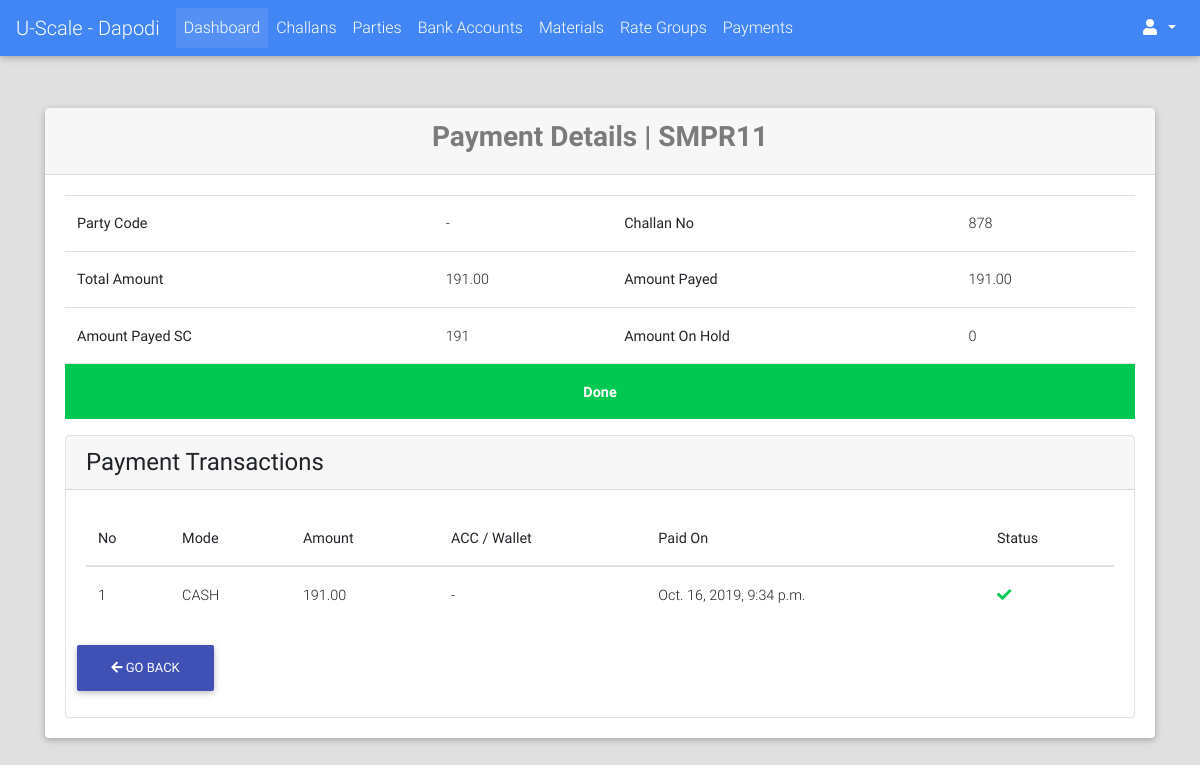
/payments/detail/11/ (signed in), run on an earlier commit of the app's database.
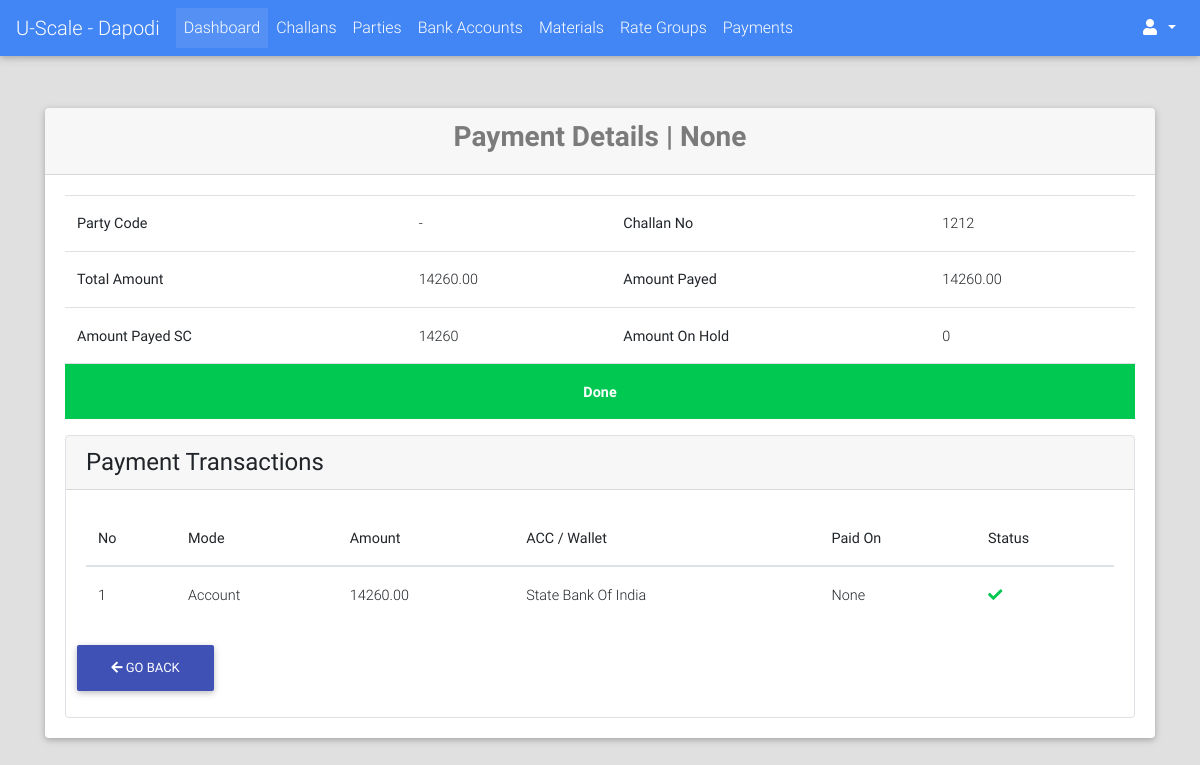
And on a later commit of the database.
### payments/models.py (models this page shows, shortened)
class Payment(models.Model):
    PAYMENT_MODE_CHOICES = (("DP", "Direct Payment"), ("AL", "Account Less"))
    PAYMENT_STATUS_CHOICES = (("PN", "Pending"), ("DN", "Done"))
    payment_code = models.CharField(max_length=12, blank=True, null=True)
    challan = models.OneToOneField("challans.Challan", on_delete=models.CASCADE)
    payment_mode = models.CharField(max_length=2, choices=PAYMENT_MODE_CHOICES, blank=True, null=True)
    status = models.CharField(max_length=2, choices=PAYMENT_STATUS_CHOICES, default="PN")
    payed_amount = models.DecimalField(max_digits=9, decimal_places=2, default=0.00)
    amount = models.DecimalField(max_digits=9, decimal_places=2, null=True, blank=True)
    payed_on = models.DateTimeField(blank=True, null=True)
    image = models.ImageField(upload_to="payments/", blank=True, null=True)
    extra_info = models.TextField(blank=True)
    created_on = models.DateTimeField(auto_now_add=True)
    @property
    def get_inpayment_amount(self):
        if self.inpayment_set.exists():
            print(self.inpayment_set.first().amount)
            return self.inpayment_set.first().amount
        else:
            print("ELES")
            return Decimal(0.00)
    @property
    def calculate_payed_amount_pending(self):
        return sum([self.get_ac_tr_amount_pending, ])
    @property
    def calculate_payed_amount_succeed(self):
        return sum([self.get_ac_tr_amount_succeed, self.get_cash_tr_amount, self.get_wallet_tr_amount, -self.get_inpayment_amount])
    @property
    def get_wallet_tr_amount(self):
        return self.wallettransaction_set.aggregate(total=Sum("amount"))["total"] or Decimal(0.00)
    @property
    def get_cash_tr_amount(self):
        return self.cashtransaction_set.aggregate(total=Sum("amount"))["total"] or Decimal(0.00)
    @property
    def get_ac_tr_amount_succeed(self):
        return self.accounttransaction_set.filter(status="DN").aggregate(total=Sum("amount"))["total"] or Decimal(0.00)
    @property
    def get_ac_tr_amount_pending(self):
        return self.accounttransaction_set.filter(status="PN").aggregate(total=Sum("amount"))["total"] or Decimal(0.00)

class CashTransaction(models.Model):
    STATUS_CHOICES = (("PN", "Pending"), ("DN", "Done"))
    payment = models.ForeignKey("Payment", on_delete=models.CASCADE)
    amount = models.DecimalField(max_digits=9, decimal_places=2)
    created_on = models.DateTimeField(auto_now_add=True)
    payed_on = models.DateTimeField(blank=True, null=True)
    extra_info = models.TextField(blank=True)
    photo = models.ImageField(upload_to="payments/account_transactions/photos/", blank=True, null=True)
    status = models.CharField(max_length=2, choices=STATUS_CHOICES, default="DN")

class AccountTransaction(models.Model):
    STATUS_CHOICES = (("PN", "Pending"), ("DN", "Done"))
    payment_code = models.CharField(max_length=32, blank=True, null=True)
    payment = models.ForeignKey("Payment", on_delete=models.CASCADE)
    bank_account = models.ForeignKey("bank_accounts.BankAccount", on_delete=models.CASCADE, blank=True, null=True)
    payment_party = models.ForeignKey("payment_parties.PaymentParty", on_delete=models.SET_NULL, blank=True, null=True)
    amount = models.DecimalField(max_digits=9, decimal_places=2)
    created_on = models.DateTimeField(auto_now_add=True)
    payed_on = models.DateTimeField(blank=True, null=True)
    extra_info = models.TextField(blank=True)
    photo = models.ImageField(upload_to="payments/account_transactions/photos/", blank=True, null=True)
    status = models.CharField(max_length=2, choices=STATUS_CHOICES, default="PN")

### challans/models.py (models this page shows, shortened)
class Challan(models.Model):
    STATUS_CHOICES = (("PN", "Pending"), ("DN", "Done"))
    created_by = models.ForeignKey(User, on_delete=models.PROTECT)
    party = models.ForeignKey("parties.Party", on_delete=models.CASCADE)
    challan_no = models.PositiveIntegerField(blank=True, null=True)
    vehicle_details = models.CharField(max_length=128, blank=True, null=True)
    weights_amount = models.DecimalField(max_digits=9, decimal_places=2, default=decimal.Decimal(0.00))
    extra_charges = models.DecimalField(verbose_name="Kata Charges", max_digits=9, decimal_places=2,
                                        default=decimal.Decimal(0.00))
    round_amount = models.DecimalField(max_digits=4, decimal_places=2, default=decimal.Decimal(0.00))
    total_amount = models.DecimalField(max_digits=9, decimal_places=2, default=decimal.Decimal(0.00))
    image = models.ImageField(upload_to="payments/", blank=True, null=True)
    extra_info = models.TextField(blank=True)
    created_on = models.DateTimeField(auto_now_add=True, editable=True)
    updated_on = models.DateTimeField(auto_now=True, editable=True)
    is_entries_done = models.BooleanField(default=False)
    is_reports_done = models.BooleanField(default=False)
    is_rates_assigned = models.BooleanField(default=False)
    is_payed = models.BooleanField(default=False)
    status = models.CharField(max_length=2, choices=STATUS_CHOICES, default="PN")
    @property
    def get_absolute_url(self):
        return reverse_lazy("challans:detail", kwargs={"challan_no": self.challan_no})

### bank_accounts/models.py (models this page shows, shortened)
class BankAccount(models.Model):
    party = models.ForeignKey("parties.Party", on_delete=models.CASCADE)
    account_holder = models.CharField(max_length=128)
    acc_no = models.CharField(max_length=32)
    ifsc_code = models.CharField(max_length=32)
    bank_name = models.CharField(max_length=64)
    branch_name = models.CharField(max_length=64, blank=True)
    is_active = models.BooleanField(default=True)

### payments/views.py (the view)
# urls.py: url(r"^detail/(?P<id>[0-9]+)/$", views.PaymentDetailView.as_view(), name="detail"),
class PaymentDetailView(LoginRequiredMixin, DetailView):
    template_name = "payments/detail.html"
    model = Payment
    context_object_name = "payment"
    slug_field = "id"
    slug_url_kwarg = "id"

### portal/templates/payments/detail.html (shortened to what the changed rows need)
{% extends "portal/base.html" %}
{% load crispy_forms_tags %}
{% block content %}
    <br><br>
    <div class="container">
        <div class="card">
            <div class="card-header">
                <h3 class="text-black-50 font-weight-bold text-center">Payment Details | {{ payment.payment_code   }}</h3>
            </div>
            <div class="card-body">
                <table class="table">
                    <tbody>
                        <tr>
                            <th>Party Code</th>
                            <th>Challan No</th>
                            <td>
                                <a href="{{ payment.challan.get_absolute_url }}">{{ payment.challan.challan_no }}</a>
                            </td>
                        </tr>
                        <tr>
                            <th>Total Amount</th>
                            <td>{{ payment.amount }}</td>
                            <th>Amount Payed</th>
                            <td>{{ payment.payed_amount }}</td>
                        </tr>
                        <tr>
                            <th>Amount Payed SC</th>
                            <td>{{ payment.calculate_payed_amount_succeed }}</td>
                            <th>Amount On Hold</th>
                            <td>{{ payment.calculate_payed_amount_pending }}</td>
                        </tr>
                    </tbody>
                </table>
                <div class="card border" style="box-shadow: none">
                    <div class="card-body">
                        <table class="table">
                            <thead>
                                <th>No</th>
                                <th>Mode</th>
                                <th>Amount</th>
                                <th>ACC / Wallet</th>
                                <th>Paid On</th>
                                <th>Status</th>
                            </thead>
                            {% for ac_transaction in payment.accounttransaction_set.all  %}
                                <tr>
                                    <td>{{ forloop.counter }}</td>
                                    <td>Account</td>
                                    <td>{{ ac_transaction.amount }}</td>
                                    <td>{{ ac_transaction.bank_account.bank_name }}</td>
                                    <td>{{ ac_transaction.payed_on }}</td>
                                    <td>
                                        {% if ac_transaction.status == "DN" %}
                                            <i class="fa fa-check text-success"></i>
                                        {% else %}
                                            <i class="fa fa-times text-danger"></i>
                                        {% endif %}
                                    </td>
                                </tr>
                            {% endfor %}
                            {% for cs_transaction in payment.cashtransaction_set.all  %}
                                <tr>
                                    <td>{{ forloop.counter }}</td>
                                    <td>CASH</td>
                                    <td>{{ cs_transaction.amount }}</td>
                                    <td>-</td>
                                    <td>{{ cs_transaction.created_on }}</td>
                                    <td>
                                        {% if cs_transaction.status == "DN" %}
                                            <i class="fa fa-check text-success"></i>
                                        {% else %}
                                            <i class="fa fa-times text-danger"></i>
                                        {% endif %}
                                    </td>
                                </tr>
                            {% endfor %}
                        </table>
                    </div>
                </div>
            </div>
        </div>
    </div>
{% endblock %}

What changed in the data, as far as the page shows it:
removed CashTransaction: amount "191.00", created_on "Oct. 16, 2019, 9:34 p.m.", status "DN" (drawn)
changed Payment: payment_code "SMPR11" → "None"; challan.challan_no "878" → "1212"; amount "191.00" → "14260.00"; payed_amount "191.00" → "14260.00"; calculate_payed_amount_succeed "191" → "14260"
now on this page (row edited): AccountTransaction: amount "14260.00", bank_account.bank_name "State Bank Of India", payed_on "None", status "DN" (drawn)
